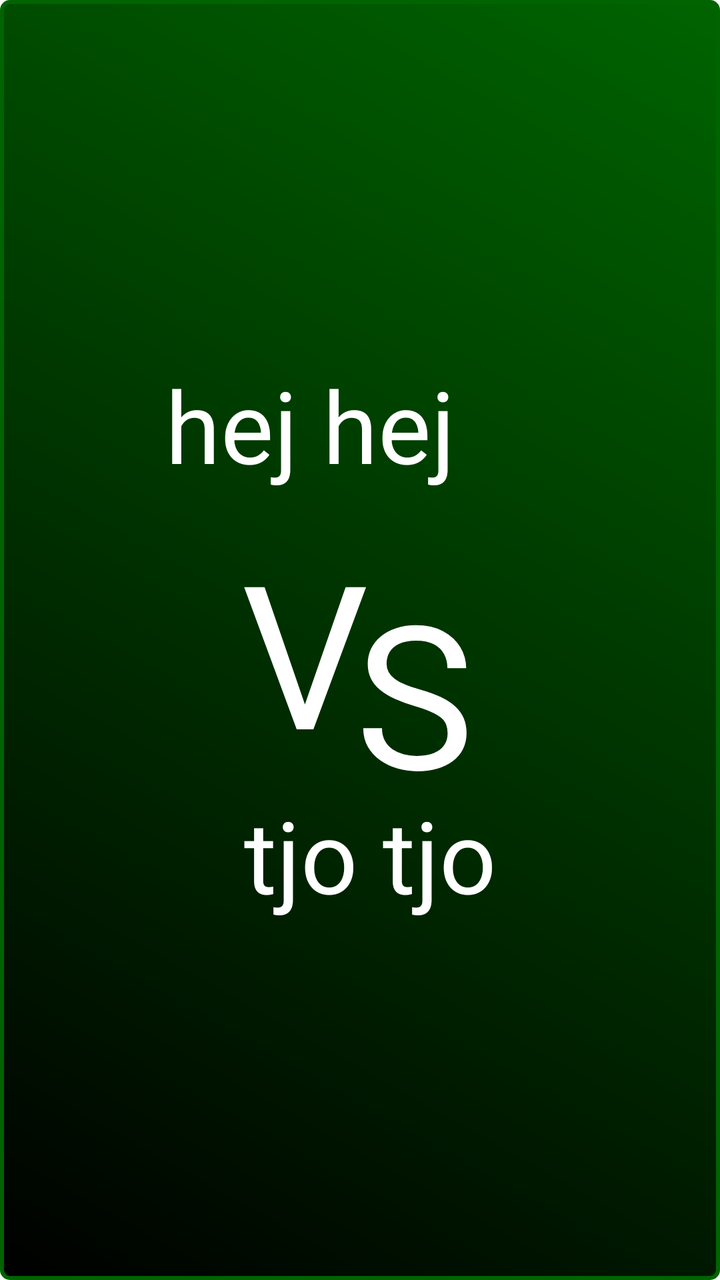
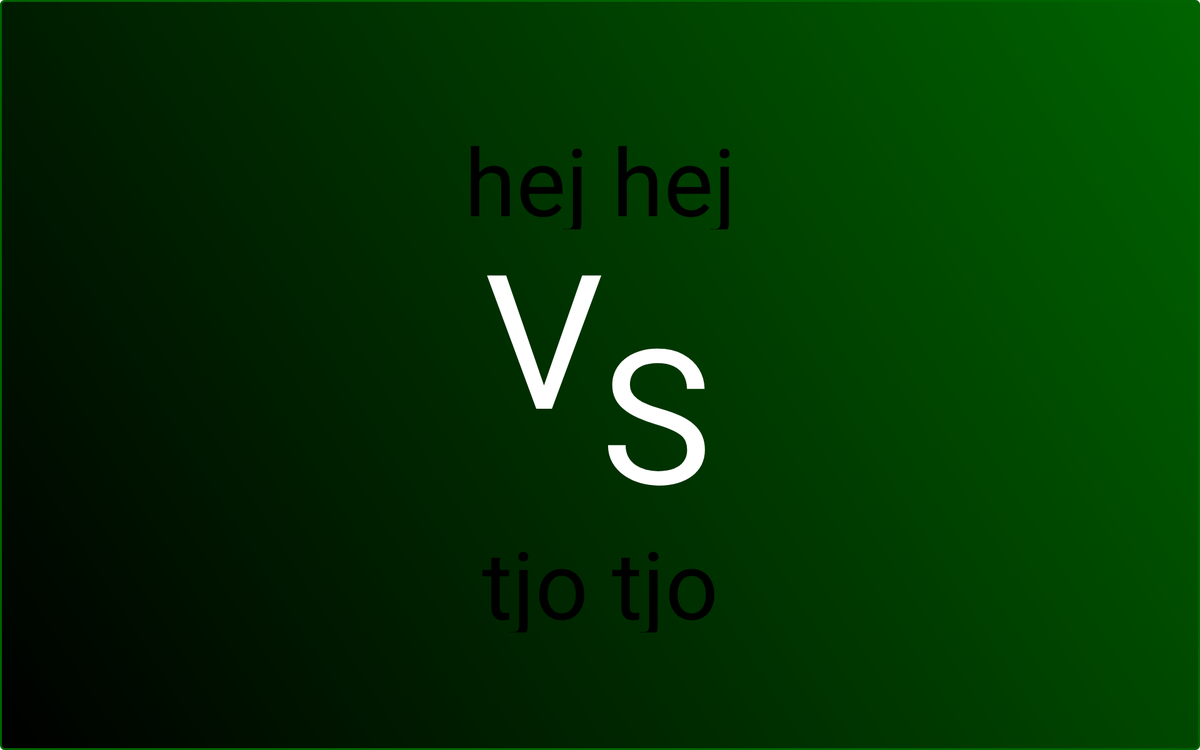

First picture: res/layout/ on a phone held upright. Second picture: the repository's own variant of that layout, on a device whose configuration matches the variant's folder. Source for both follows.
<!-- AndroidManifest.xml: application theme CustomActionBarTheme -->
<!-- res/layout/game_splash.xml -->
<LinearLayout xmlns:android="http://schemas.android.com/apk/res/android"
    xmlns:tools="http://schemas.android.com/tools"
    android:id="@+id/pager"
    android:layout_width="match_parent"
    android:layout_height="match_parent"
    android:background="@drawable/background"
    tools:context="se.xjobb.scardfeud.AppSettings" >

    <RelativeLayout
        android:layout_width="fill_parent"
        android:layout_height="fill_parent"
        android:gravity="center"
        android:layout_gravity="center">

        <TextView
            android:layout_width="match_parent"
            android:layout_height="wrap_content"
            android:textSize="50sp"
            android:text="hej hej"
            android:textColor="#fff"
            android:gravity="center"
            android:id="@+id/you_text"
            android:layout_marginRight="10dp"
            android:paddingRight="40dp"/>
        <TextView
            android:layout_width="match_parent"
            android:layout_height="wrap_content"
            android:textSize="100sp"
            android:text="V"
            android:textColor="#fff"
            android:gravity="center"
            android:id="@+id/v_char"
            android:layout_marginRight="55dp"
            android:layout_marginTop="80dp"/>
        <ImageView
            android:layout_width="60dp"
            android:layout_height="60dp"
            android:layout_marginTop="80dp"
            android:layout_marginLeft="60dp"
            android:id="@+id/yourFlag"/>
        <TextView
            android:layout_width="match_parent"
            android:layout_height="wrap_content"
            android:textSize="100sp"
            android:text="S"
            android:textColor="#fff"
            android:id="@+id/s_char"
            android:gravity="center"
            android:layout_marginLeft="55dp"
            android:layout_marginTop="100dp" />
        <ImageView
            android:layout_width="60dp"
            android:layout_height="60dp"
            android:layout_marginTop="160dp"
            android:layout_marginLeft="260dp"
            android:id="@+id/oppFlag"/>
        <TextView
            android:layout_width="match_parent"
            android:layout_height="wrap_content"
            android:textSize="50sp"
            android:gravity="center"
            android:text="tjo tjo"
            android:textColor="#fff"
            android:layout_marginTop="215dp"
            android:layout_marginLeft="10dp"
            android:id="@+id/opponent_text"/>

        </RelativeLayout>


    </LinearLayout>
<!-- resources referenced by this layout -->
<resources>
  <!-- drawable background (drawable) -->
  <shape xmlns:android="http://schemas.android.com/apk/res/android"
      android:id="@+id/Corners">
      <gradient android:startColor="#003500" android:endColor="#007800" android:angle="45"/>
      <padding android:left="4dp" android:top="1dp" android:right="4dp" android:bottom="1dp" />
  </shape>
  <style name="CustomActionBarTheme" parent="@style/Theme.AppCompat.Light.DarkActionBar">
          <item name="android:actionBarStyle">@style/MyActionBar</item>
  
          
          <item name="actionBarStyle">@style/MyActionBar</item>
      </style>
  <style name="MyActionBar" parent="@style/Widget.AppCompat.Light.ActionBar.Solid.Inverse">
          <item name="android:background">@drawable/actionbar</item>
  
          
          <item name="background">@drawable/actionbar</item>
      </style>
  <!-- drawable actionbar (drawable) -->
  <shape xmlns:android="http://schemas.android.com/apk/res/android"
      android:id="@+id/Corners">
      <gradient android:startColor="#006600" android:endColor="#007800" android:angle="45"/>
      <padding android:left="4dp" android:top="1dp" android:right="4dp" android:bottom="1dp" />
  </shape>
</resources>
<!-- res/layout-sw720dp/game_splash.xml (the repository's variant of the layout above) -->
<!-- drawn on a large tablet held sideways -->
<LinearLayout xmlns:android="http://schemas.android.com/apk/res/android"
    xmlns:tools="http://schemas.android.com/tools"
    android:id="@+id/pager"
    android:layout_width="match_parent"
    android:layout_height="match_parent"
    android:background="@drawable/background"
    tools:context="se.xjobb.scardfeud.AppSettings" >

    <RelativeLayout
        android:layout_width="fill_parent"
        android:layout_height="fill_parent"
        android:gravity="center"
        android:layout_gravity="center">

        <TextView
            android:layout_width="match_parent"
            android:layout_height="120dp"
            android:textSize="100sp"
            android:text="hej hej"
            android:padding="0dp"
            android:textColor="#000"
            android:gravity="center"
            android:id="@+id/you_text"
            android:paddingRight="80dp"/>
        <TextView
            android:layout_width="match_parent"
            android:layout_height="wrap_content"
            android:textSize="200sp"
            android:text="V"
            android:textColor="#fff"
            android:gravity="center"
            android:id="@+id/v_char"
            android:layout_marginRight="120dp"
            android:layout_marginTop="100dp"/>

        <TextView
            android:layout_width="match_parent"
            android:layout_height="wrap_content"
            android:textSize="200sp"
            android:text="S"
            android:textColor="#fff"
            android:id="@+id/s_char"
            android:gravity="center"
            android:layout_marginLeft="120dp"
            android:layout_marginTop="180dp" />

        <TextView
            android:layout_width="match_parent"
            android:layout_height="120dp"
            android:textSize="100sp"
            android:gravity="center"
            android:text="tjo tjo"
            android:textColor="#000"
            android:padding="0dp"
            android:layout_marginTop="430dp"
            android:id="@+id/opponent_text"/>

    </RelativeLayout>


</LinearLayout>
